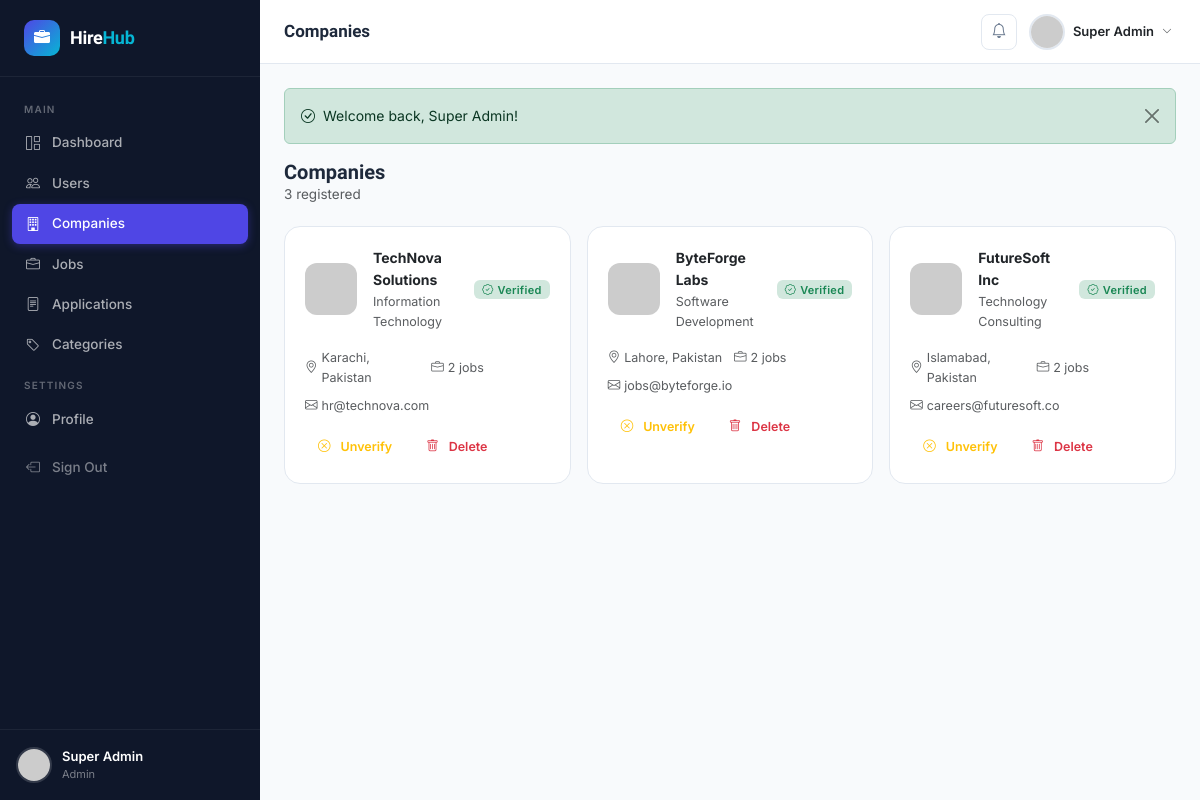
Screenshot of /admin/companies.php (signed in) with the database file from the repository.
### tables this page shows
CREATE TABLE `users` (
  `id` int(11) NOT NULL AUTO_INCREMENT,
  `name` varchar(100) NOT NULL,
  `email` varchar(150) NOT NULL,
  `password` varchar(255) NOT NULL,
  `role` enum('admin','company','candidate') NOT NULL DEFAULT 'candidate',
  `is_active` tinyint(1) NOT NULL DEFAULT 1,
  `avatar` varchar(255) DEFAULT NULL,
  `created_at` timestamp NOT NULL DEFAULT CURRENT_TIMESTAMP,
  `updated_at` timestamp NOT NULL DEFAULT CURRENT_TIMESTAMP ON UPDATE CURRENT_TIMESTAMP,
  PRIMARY KEY (`id`),
  UNIQUE KEY `email` (`email`)
);

CREATE TABLE `companies` (
  `id` int(11) NOT NULL AUTO_INCREMENT,
  `user_id` int(11) NOT NULL,
  `company_name` varchar(150) NOT NULL,
  `logo` varchar(255) DEFAULT NULL,
  `industry` varchar(100) DEFAULT NULL,
  `website` varchar(255) DEFAULT NULL,
  `description` text DEFAULT NULL,
  `location` varchar(150) DEFAULT NULL,
  `phone` varchar(30) DEFAULT NULL,
  `founded_year` year DEFAULT NULL,
  `company_size` enum('1-10','11-50','51-200','201-500','501-1000','1000+') DEFAULT '1-10',
  `is_verified` tinyint(1) NOT NULL DEFAULT 0,
  `created_at` timestamp NOT NULL DEFAULT CURRENT_TIMESTAMP,
  `updated_at` timestamp NOT NULL DEFAULT CURRENT_TIMESTAMP ON UPDATE CURRENT_TIMESTAMP,
  PRIMARY KEY (`id`),
  KEY `user_id` (`user_id`),
  CONSTRAINT `companies_user_fk` FOREIGN KEY (`user_id`) REFERENCES `users` (`id`) ON DELETE CASCADE
);

### config/database.php (called while the page is built, shortened)
<?php
class Database {
    private static ?PDO $instance = null;
    public static function getInstance(): PDO {
        if (self::$instance === null) {
            try {
                $dsn = "mysql:host=" . DB_HOST . ";dbname=" . DB_NAME . ";charset=" . DB_CHARSET;
                $options = [
                    PDO::ATTR_ERRMODE            => PDO::ERRMODE_EXCEPTION,
                    PDO::ATTR_DEFAULT_FETCH_MODE => PDO::FETCH_ASSOC,
                    PDO::ATTR_EMULATE_PREPARES   => false,
                ];
                self::$instance = new PDO($dsn, DB_USER, DB_PASS, $options);
            } catch (PDOException $e) {
                die(json_encode(['error' => 'Database connection failed: ' . $e->getMessage()]));
            }
        }
        return self::$instance;
    }
    public static function query(string $sql, array $params = []): PDOStatement {
        $stmt = self::getInstance()->prepare($sql);
        $stmt->execute($params);
        return $stmt;
    }
    public static function fetch(string $sql, array $params = []): ?array {
        return self::query($sql, $params)->fetch() ?: null;
    }
    public static function fetchAll(string $sql, array $params = []): array {
        return self::query($sql, $params)->fetchAll();
    }
}

### admin/companies.php (the view, shortened to what this page needs)
<?php
require_once __DIR__ . '/../core/functions.php';
$user = currentUser();
$pageTitle  = 'Companies';
$activePage = 'companies';
$companies = Database::fetchAll("
  SELECT c.*, u.email, u.is_active, u.created_at AS reg_date,
         (SELECT COUNT(*) FROM jobs WHERE company_id = c.id) AS job_count
  FROM companies c
  JOIN users u ON c.user_id = u.id
  ORDER BY c.created_at DESC
");
include __DIR__ . '/../views/partials/head.php';
?>
<div class="app-shell">
<?php include __DIR__ . '/../views/partials/sidebar.php'; ?>
<div class="main-content">
<?php include __DIR__ . '/../views/partials/navbar.php'; ?>
<div class="page-content">
<?= renderFlash() ?>
<div class="page-header">
  <div>
    <h2>Companies</h2>
    <p class="text-muted mb-0" style="font-size:13.5px"><?= count($companies) ?> registered</p>
  </div>
</div>
<div class="row g-3">
  <?php foreach ($companies as $c): ?>
  <div class="col-md-6 col-xl-4">
    <div class="card h-100">
      <div class="card-body">
        <div class="d-flex align-items-center gap-3 mb-3">
          <img src="<?= logoUrl($c['logo'], $c['company_name']) ?>" alt="" style="width:52px;height:52px;border-radius:12px;object-fit:cover;">
          <div class="flex-1 min-w-0">
            <div class="fw-700"><?= e($c['company_name']) ?></div>
            <div class="text-muted" style="font-size:12.5px"><?= e($c['industry'] ?? 'Industry not set') ?></div>
          </div>
          <?php if ($c['is_verified']): ?>
            <span class="badge bg-success-subtle text-success"><i class="bi bi-patch-check me-1"></i>Verified</span>
          <?php endif; ?>
        </div>
        <div class="row g-2 mb-3" style="font-size:12.5px">
          <div class="col-6 d-flex align-items-center gap-1 text-muted">
            <i class="bi bi-geo-alt"></i> <?= e($c['location'] ?? 'N/A') ?>
          </div>
          <div class="col-6 d-flex align-items-center gap-1 text-muted">
            <i class="bi bi-briefcase"></i> <?= $c['job_count'] ?> jobs
          </div>
          <div class="col-12 d-flex align-items-center gap-1 text-muted">
            <i class="bi bi-envelope"></i> <?= e($c['email']) ?>
          </div>
        </div>
        <div class="d-flex gap-2">
          <form method="POST" class="d-inline">
            <button class="btn btn-sm <?= $c['is_verified'] ? 'btn-outline-warning' : 'btn-outline-success' ?>">
              <i class="bi bi-<?= $c['is_verified'] ? 'x-circle' : 'patch-check' ?> me-1"></i>
              <?= $c['is_verified'] ? 'Unverify' : 'Verify' ?>
            </button>
          </form>
          <form method="POST" class="d-inline">
            <button class="btn btn-sm btn-outline-danger"
                    data-confirm="Delete <?= e($c['company_name']) ?> and all its data?">
              <i class="bi bi-trash me-1"></i> Delete
            </button>
          </form>
        </div>
      </div>
    </div>
  </div>
  <?php endforeach; ?>
</div>
</div></div></div>
<?php include __DIR__ . '/../views/partials/footer.php'; ?>

### views/partials/sidebar.php (shortened to what this page needs)
<?php
$role = $user['role'] ?? 'candidate';
$navItems = [];
if ($role === 'admin') {
    $navItems = [
        ['label' => 'Main', 'section' => true],
        ['href' => '/admin/dashboard.php',    'icon' => 'grid-1x2',      'label' => 'Dashboard',     'key' => 'dashboard'],
        ['href' => '/admin/users.php',        'icon' => 'people',        'label' => 'Users',         'key' => 'users'],
        ['href' => '/admin/companies.php',    'icon' => 'building',      'label' => 'Companies',     'key' => 'companies'],
        ['href' => '/admin/jobs.php',         'icon' => 'briefcase',     'label' => 'Jobs',          'key' => 'jobs'],
        ['href' => '/admin/applications.php', 'icon' => 'file-text',     'label' => 'Applications',  'key' => 'applications'],
        ['href' => '/admin/categories.php',   'icon' => 'tag',           'label' => 'Categories',    'key' => 'categories'],
        ['label' => 'Settings', 'section' => true],
        ['href' => '/admin/profile.php',      'icon' => 'person-circle', 'label' => 'Profile',       'key' => 'profile'],
    ];
}
?>
<aside class="sidebar" id="sidebar">
  <a href="<?= BASE_URL ?>/<?= $role ?>/dashboard.php" class="sidebar-logo">
    <div class="sidebar-logo-icon">
      <i class="bi bi-briefcase-fill"></i>
    </div>
    <span class="sidebar-logo-text">Hire<span>Hub</span></span>
  </a>
  <ul class="sidebar-nav">
    <?php foreach ($navItems as $item): ?>
      <?php if (!empty($item['section'])): ?>
        <li class="nav-section-title"><?= e($item['label']) ?></li>
      <?php else: ?>
        <li>
          <a href="<?= BASE_URL . $item['href'] ?>"
             class="<?= ($activePage ?? '') === $item['key'] ? 'active' : '' ?>">
            <span class="nav-icon"><i class="bi bi-<?= e($item['icon']) ?>"></i></span>
            <?= e($item['label']) ?>
          </a>
        </li>
      <?php endif; ?>
    <?php endforeach; ?>
    <li>
      <a href="<?= BASE_URL ?>/auth/logout.php" style="color:rgba(255,255,255,.45)" class="mt-2">
        <span class="nav-icon"><i class="bi bi-box-arrow-left"></i></span>
        Sign Out
      </a>
    </li>
  </ul>
  <div class="sidebar-user">
    <img src="<?= avatarUrl($user['avatar'] ?? null, $user['name']) ?>" alt="<?= e($user['name']) ?>">
    <div class="sidebar-user-info">
      <div class="sidebar-user-name"><?= e($user['name']) ?></div>
      <div class="sidebar-user-role"><?= e($user['role']) ?></div>
    </div>
  </div>
</aside>

### views/partials/navbar.php (shortened to what this page needs)
<nav class="top-navbar">
  <h1 class="page-title"><?= e($pageTitle ?? 'Dashboard') ?></h1>
  <div class="navbar-actions">
    <div class="dropdown">
      <button class="navbar-btn" data-bs-toggle="dropdown" aria-expanded="false">
        <i class="bi bi-bell"></i>
      </button>
    </div>
    <div class="dropdown">
      <button class="d-flex align-items-center gap-2 btn btn-sm border-0 bg-transparent p-1"
              data-bs-toggle="dropdown">
        <img src="<?= avatarUrl($user['avatar'] ?? null, $user['name']) ?>"
             alt="" class="avatar-sm" style="border:2px solid var(--gray-200);">
        <span class="fw-600 text-dark d-none d-md-inline" style="font-size:13px"><?= e($user['name']) ?></span>
        <i class="bi bi-chevron-down text-muted" style="font-size:10px"></i>
      </button>
    </div>
  </div>
</nav>

### rows the page displays
users: name "Super Admin", role "Admin"
companies: company_name "TechNova Solutions", industry "Information Technology", is_verified 1 (drawn), location "Karachi, Pakistan", job_count "2", user.email "hr@technova.com"
companies: company_name "ByteForge Labs", industry "Software Development", is_verified 1 (drawn), location "Lahore, Pakistan", job_count "2", user.email "jobs@byteforge.io"
companies: company_name "FutureSoft Inc", industry "Technology Consulting", is_verified 1 (drawn), location "Islamabad, Pakistan", job_count "2", user.email "careers@futuresoft.co"

### other values shown
$item['label'] "MAIN"
$item['label'] "Dashboard"
$item['label'] "Users"
$item['label'] "Companies"
$item['label'] "Jobs"
$item['label'] "Applications"
$item['label'] "Categories"
$item['label'] "SETTINGS"
$item['label'] "Profile"
$pageTitle "Companies"
$flash['message'] "Welcome back, Super Admin!"
count($companies) "3"
